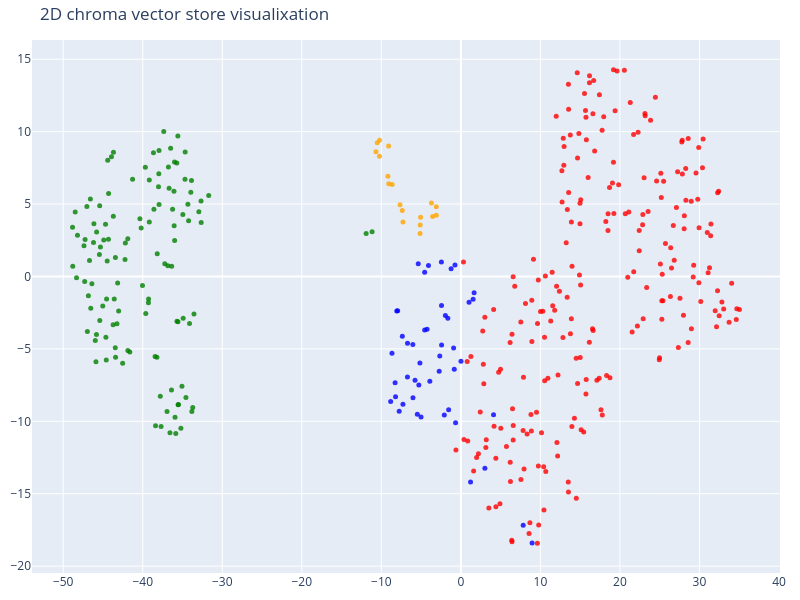

The notebook cell saved with this chart:
### Code cell
# create the 2D scatter plot
fig = go.Figure(data=go.Scatter(
    x=reduced_vectors[:, 0],
    y=reduced_vectors[:, 1],
    mode="markers",
    marker=dict(size=5, color=color_map, opacity=0.8),
    text=[f"Type: {t}<br>Text: {d[:100]}..." for t,d in zip(doc_types, documents)],
    hoverinfo='text'
))

fig.update_layout(title="2D chroma vector store visualixation",
                  scene=dict(xaxis_title="x", yaxis_title="y"),
                  width=800,
                  height=600,
                  margin=dict(r=20, b=10, l=10, t=40)

)

fig.show()

### Figure 1 — Plotly figure (JSON) as saved in the notebook; plotly's stock layout.template omitted (floating-point values rounded to 4 significant figures; data arrays with more than 128 entries replaced by an {"elided": "..."} marker saying what was removed)
{"data": [{"hoverinfo": "text", "marker": {"color": {"elided": "413 str values"}, "opacity": 0.8, "size": 5}, "mode": "markers", "text": {"elided": "413 str values"}, "type": "scatter", "x": {"elided": "413 float values"}, "y": {"elided": "413 float values"}}], "layout": {"height": 600, "margin": {"b": 10, "l": 10, "r": 20, "t": 40}, "scene": {"xaxis": {"title": {"text": "x"}}, "yaxis": {"title": {"text": "y"}}}, "title": {"text": "2D chroma vector store visualixation"}, "width": 800}}
